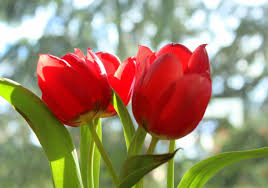
#> input picture ejercicios/Tulipan.jpeg, 268 x 188 px, found by its file name
$ python Ejercicio12.py
#> lines starting #> are read from the running program, lines starting #| are printed output that depends on the picture
import cv2
import numpy as np
import matplotlib.pyplot as plt
from skimage.feature import local_binary_pattern, hog
from skimage import color

# ----------------------------------
# ORB
# ----------------------------------
def extract_orb_features(image_gray, n_features=500):
	orb = cv2.ORB_create(nfeatures=n_features)
	keypoints, descriptors = orb.detectAndCompute(image_gray, None)
	return keypoints, descriptors

# ----------------------------------
# SIFT
# ----------------------------------
def extract_sift_features(image_gray):
	sift = cv2.SIFT_create()
	keypoints, descriptors = sift.detectAndCompute(image_gray, None)
	return keypoints, descriptors

# ----------------------------------
# LBP (Textura local)
# ----------------------------------
def extract_lbp_features(image_gray, P=8, R=1):
	lbp = local_binary_pattern(image_gray, P, R, method="uniform")
	n_bins = int(lbp.max() + 1)
	hist, _ = np.histogram(lbp.ravel(), bins=n_bins, range=(0, n_bins))
	hist = hist.astype("float")
	hist /= (hist.sum() + 1e-7)
	return hist

# ----------------------------------
# HOG (Forma local)
# ----------------------------------
def extract_hog_features(image_gray):
	features, hog_image = hog(
		image_gray,
		orientations=9,
		pixels_per_cell=(8, 8),
		cells_per_block=(2, 2),
		block_norm="L2-Hys",
		visualize=True
	)
	return features, hog_image


def extract_local_descriptors(image_path, method="ORB"):
	img = cv2.imread(image_path)
	gray = cv2.cvtColor(img, cv2.COLOR_BGR2GRAY)
	if method == "ORB":
		kp, desc = extract_orb_features(gray)
		return kp, desc, img
	elif method == "SIFT":
		kp, desc = extract_sift_features(gray)
		return kp, desc, img
	elif method == "LBP":
		lbp_hist = extract_lbp_features(gray)
		return lbp_hist, img
	elif method == "HOG":
		hog_feat, hog_img = extract_hog_features(gray)
		return hog_feat, hog_img, img
	else:
		raise ValueError("Método no soportado. Usa ORB, SIFT, LBP o HOG.")

image_path = "tulipan.jpeg"

# ORB
kp, desc, img = extract_local_descriptors(image_path, "ORB")
#> in extract_local_descriptors, img is the input picture: shape (188, 268, 3); mean B, G, R 109.2, 136.5, 157.6
#> in extract_local_descriptors, `gray = cv2.cvtColor(img, cv2.COLOR_BGR2GRAY)`:
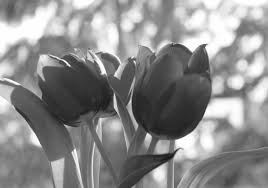
#> gray: shape (188, 268); min 18, max 255, mean 139.7
#> in extract_orb_features, `keypoints, descriptors = orb.detectAndCompute(image_gray, None)`: keypoints = 348 keypoints; strongest (x, y, size): (147, 134, 31), (148, 134, 37.2), (205, 47, 31), (205, 44, 31)
#> in extract_local_descriptors, `kp, desc = extract_orb_features(gray)`: kp has the same summary as keypoints in extract_orb_features
#> kp has the same summary as keypoints in extract_orb_features
print("ORB -> keypoints:", len(kp), " descriptor shape:", desc.shape)
#| ORB -> keypoints: 348  descriptor shape: (348, 32)

# SIFT
kp_s, desc_s, _ = extract_local_descriptors(image_path, "SIFT")
#> in extract_sift_features, `keypoints, descriptors = sift.detectAndCompute(image_gray, None)`: keypoints = 235 keypoints; strongest (x, y, size): (148, 137, 4.8), (159, 173, 9.5), (103, 71, 4.1), (130, 101, 1.8)
#> in extract_local_descriptors (call 2), `kp, desc = extract_sift_features(gray)`: kp has the same summary as keypoints in extract_sift_features
#> kp_s has the same summary as keypoints in extract_sift_features
print("SIFT -> keypoints:", len(kp_s), " descriptor shape:", desc_s.shape)
#| SIFT -> keypoints: 235  descriptor shape: (235, 128)

# LBP
lbp_hist, _ = extract_local_descriptors(image_path, "LBP")
#> in extract_lbp_features, `lbp = local_binary_pattern(image_gray, P, R, method="uniform")`:
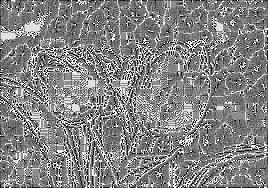
#> lbp: shape (188, 268) float64; min 0, max 9, mean 4.66; drawn with min black and max white
#> in extract_lbp_features, `n_bins = int(lbp.max() + 1)`: n_bins = 10
#> in extract_lbp_features, `hist, _ = np.histogram(lbp.ravel(), bins=n_bins, range=(0, n_bins))`: hist = [1054, 2351, 1692, 6679, 15822, 9874, 3451, 2906, 3556, 2999]
#> in extract_lbp_features, `hist /= (hist.sum() + 1e-7)`: hist = [0.0209, 0.0467, 0.0336, 0.133, 0.314, 0.196, 0.0685, 0.0577, 0.0706, 0.0595]
#> lbp_hist has the same summary as hist in extract_lbp_features
print("LBP -> hist shape:", lbp_hist.shape)
#| LBP -> hist shape: (10,)

# HOG
hog_feat, hog_img, _ = extract_local_descriptors(image_path, "HOG")
#> in extract_hog_features, `features, hog_image = hog( image_gray, orientations=9, pixels_per_cell..`:
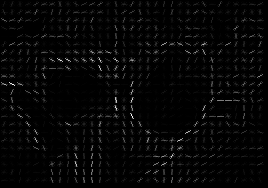
#> hog_image: shape (188, 268) float64; min 0, max 70.01, mean 1.7; drawn with min black and max white
print("HOG -> feature vector shape:", hog_feat.shape)
#| HOG -> feature vector shape: (25344,)

# --- VISUALIZACIÓN EXTERNA ---

# Visualizar ORB keypoints
img_kp = cv2.drawKeypoints(img, kp, None, color=(0,255,0))
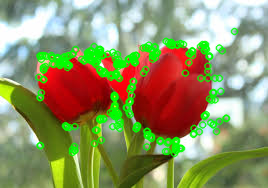
#> img_kp: shape (188, 268, 3); mean B, G, R 100, 147.4, 141.8
cv2.imshow("ORB Keypoints", img_kp)

# Visualizar HOG
# Reescalamos hog_image para que sea visible en cv2.imshow (0-255)
hog_vis = (hog_img * 255).astype("uint8")
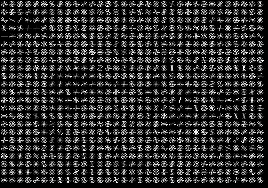
#> hog_vis: shape (188, 268); min 0, max 255, mean 45.2
cv2.imshow("HOG", hog_vis)

# Mantener ventanas abiertas
cv2.waitKey(0)
cv2.destroyAllWindows()

$ run again, with ejercicios/Girasol.jpeg copied over ejercicios/Tulipan.jpeg
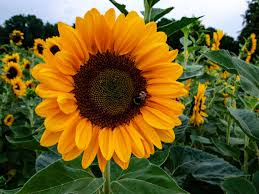
#> input picture ejercicios/Girasol.jpeg, 259 x 194 px, found by its file name
#> in extract_local_descriptors, img is the input picture: shape (194, 259, 3); mean B, G, R 42.3, 96.5, 113.9
#> in extract_orb_features, `keypoints, descriptors = orb.detectAndCompute(image_gray, None)`: keypoints = 394 keypoints; strongest (x, y, size): (214, 31, 31), (176, 50, 31), (210, 46, 31), (179, 51, 31)
#> in extract_local_descriptors, `kp, desc = extract_orb_features(gray)`: kp has the same summary as keypoints in extract_orb_features
#> `kp, desc, img = extract_local_descriptors(image_path, "ORB")`: kp has the same summary as keypoints in extract_orb_features
#| ORB -> keypoints: 394  descriptor shape: (394, 32)
#> in extract_sift_features, `keypoints, descriptors = sift.detectAndCompute(image_gray, None)`: keypoints = 684 keypoints; strongest (x, y, size): (172, 8, 2), (122, 8, 5.2), (168, 10, 3.7), (54, 49, 5.7)
#> in extract_local_descriptors (call 2), `kp, desc = extract_sift_features(gray)`: kp has the same summary as keypoints in extract_sift_features
#> kp_s has the same summary as keypoints in extract_sift_features
#| SIFT -> keypoints: 684  descriptor shape: (684, 128)
#> in extract_lbp_features, `lbp = local_binary_pattern(image_gray, P, R, method="uniform")`:
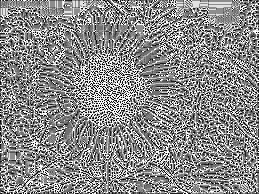
#> lbp: shape (194, 259) float64; min 0, max 9, mean 4.86; drawn with min black and max white
#> n_bins = 10
#> in extract_lbp_features, `hist, _ = np.histogram(lbp.ravel(), bins=n_bins, range=(0, n_bins))`: hist = [3515, 4469, 2704, 4852, 8470, 6312, 3655, 4437, 4975, 6857]
#> in extract_lbp_features, `hist /= (hist.sum() + 1e-7)`: hist = [0.07, 0.0889, 0.0538, 0.0966, 0.169, 0.126, 0.0727, 0.0883, 0.099, 0.136]
#> `lbp_hist, _ = extract_local_descriptors(image_path, "LBP")`: lbp_hist has the same summary as hist in extract_lbp_features
#| LBP -> hist shape: (10,)
#| HOG -> feature vector shape: (25668,)
#> `hog_vis = (hog_img * 255).astype("uint8")`:
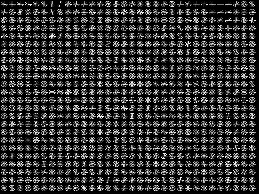
#> hog_vis: shape (194, 259); min 0, max 255, mean 50.1

$ run again, with ejercicios/Rosa.jpeg copied over ejercicios/Tulipan.jpeg
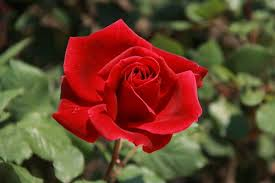
#> input picture ejercicios/Rosa.jpeg, 275 x 183 px, found by its file name
#> in extract_local_descriptors, img is the input picture: shape (183, 275, 3); mean B, G, R 42.7, 65.4, 102.7
#> in extract_orb_features, `keypoints, descriptors = orb.detectAndCompute(image_gray, None)`: keypoints = 347 keypoints; strongest (x, y, size): (211, 107, 53.6), (140, 147, 31), (210, 107, 44.6), (143, 149, 31)
#> in extract_local_descriptors, `kp, desc = extract_orb_features(gray)`: kp has the same summary as keypoints in extract_orb_features
#> `kp, desc, img = extract_local_descriptors(image_path, "ORB")`: kp has the same summary as keypoints in extract_orb_features
#| ORB -> keypoints: 347  descriptor shape: (347, 32)
#> in extract_sift_features, `keypoints, descriptors = sift.detectAndCompute(image_gray, None)`: keypoints = 293 keypoints; strongest (x, y, size): (221, 111, 13.3), (118, 161, 2.3), (131, 162, 4.4), (194, 125, 4.2)
#> in extract_local_descriptors (call 2), `kp, desc = extract_sift_features(gray)`: kp has the same summary as keypoints in extract_sift_features
#> kp_s has the same summary as keypoints in extract_sift_features
#| SIFT -> keypoints: 293  descriptor shape: (293, 128)
#> in extract_lbp_features, `lbp = local_binary_pattern(image_gray, P, R, method="uniform")`:
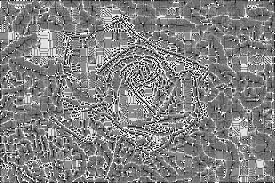
#> lbp: shape (183, 275) float64; min 0, max 9, mean 4.61; drawn with min black and max white
#> n_bins = 10
#> in extract_lbp_features, `hist, _ = np.histogram(lbp.ravel(), bins=n_bins, range=(0, n_bins))`: hist = [974, 2020, 1844, 6638, 16334, 10680, 3551, 2490, 3186, 2608]
#> in extract_lbp_features, `hist /= (hist.sum() + 1e-7)`: hist = [0.0194, 0.0401, 0.0366, 0.132, 0.325, 0.212, 0.0706, 0.0495, 0.0633, 0.0518]
#> `lbp_hist, _ = extract_local_descriptors(image_path, "LBP")`: lbp_hist has the same summary as hist in extract_lbp_features
#| LBP -> hist shape: (10,)
#| HOG -> feature vector shape: (24948,)
#> `hog_vis = (hog_img * 255).astype("uint8")`:
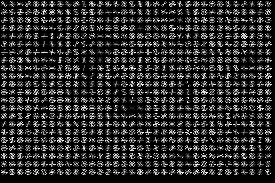
#> hog_vis: shape (183, 275); min 0, max 255, mean 45

$ run again, with ejercicios/Flor_Escala_de_Grises.jpg copied over ejercicios/Tulipan.jpeg
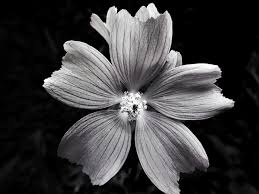
#> input picture ejercicios/Flor_Escala_de_Grises.jpg, 259 x 194 px, found by its file name
#> in extract_local_descriptors, img is the input picture: shape (194, 259, 3); mean B, G, R 60.7, 59.6, 60.3
#> in extract_orb_features, `keypoints, descriptors = orb.detectAndCompute(image_gray, None)`: keypoints = 394 keypoints; strongest (x, y, size): (171, 48, 31), (44, 80, 31), (183, 63, 31), (136, 107, 31)
#> in extract_local_descriptors, `kp, desc = extract_orb_features(gray)`: kp has the same summary as keypoints in extract_orb_features
#> `kp, desc, img = extract_local_descriptors(image_path, "ORB")`: kp has the same summary as keypoints in extract_orb_features
#| ORB -> keypoints: 394  descriptor shape: (394, 32)
#> in extract_sift_features, `keypoints, descriptors = sift.detectAndCompute(image_gray, None)`: keypoints = 191 keypoints; strongest (x, y, size): (218, 100, 13.6), (151, 10, 8.3), (228, 102, 6.5), (104, 20, 3.2)
#> in extract_local_descriptors (call 2), `kp, desc = extract_sift_features(gray)`: kp has the same summary as keypoints in extract_sift_features
#> kp_s has the same summary as keypoints in extract_sift_features
#| SIFT -> keypoints: 191  descriptor shape: (191, 128)
#> in extract_lbp_features, `lbp = local_binary_pattern(image_gray, P, R, method="uniform")`:
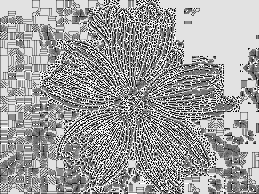
#> lbp: shape (194, 259) float64; min 0, max 9, mean 5.61; drawn with min black and max white
#> n_bins = 10
#> in extract_lbp_features, `hist, _ = np.histogram(lbp.ravel(), bins=n_bins, range=(0, n_bins))`: hist = [2619, 3224, 1509, 4153, 6180, 6309, 2135, 3490, 15892, 4735]
#> in extract_lbp_features, `hist /= (hist.sum() + 1e-7)`: hist = [0.0521, 0.0642, 0.03, 0.0827, 0.123, 0.126, 0.0425, 0.0695, 0.316, 0.0942]
#> `lbp_hist, _ = extract_local_descriptors(image_path, "LBP")`: lbp_hist has the same summary as hist in extract_lbp_features
#| LBP -> hist shape: (10,)
#| HOG -> feature vector shape: (25668,)
#> `hog_vis = (hog_img * 255).astype("uint8")`:
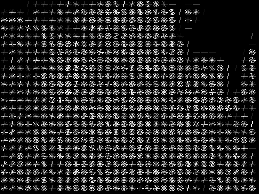
#> hog_vis: shape (194, 259); min 0, max 255, mean 40.2
